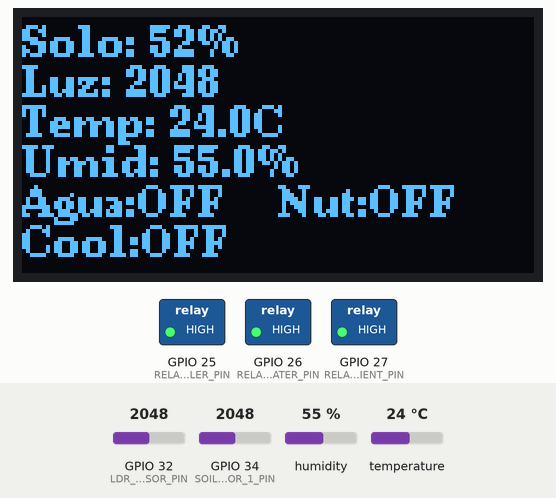
This program was run on a simulated ESP32. Parts: 128×64 one-colour display, switched loads named in the program (green lamp = pin HIGH). Inputs (shaded band) come from the test bench; at power-on: temperature 24 °C, GPIO 34 (SOIL_SENSOR_1_PIN) = 2048, GPIO 32 (LDR_SENSOR_PIN) = 2048, humidity 55 %. What the program prints to the serial monitor is not drawn.

Above: at 1.3 s.
1.4 s: temperature set to 28 °C
At 2.9 s:
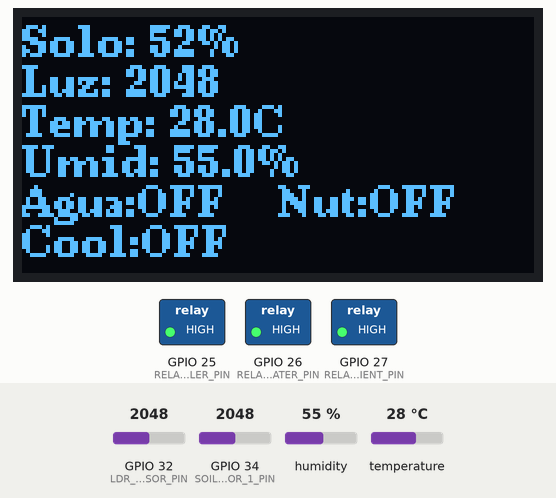
4.2 s: temperature set to 31 °C
At 5.3 s:
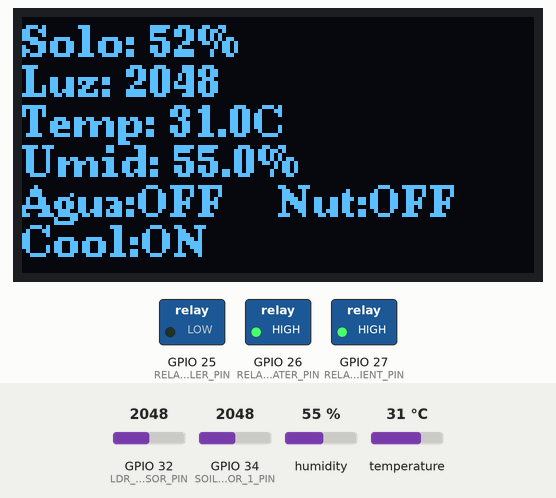
7.0 s: GPIO 34 (SOIL_SENSOR_1_PIN) set to 2333
At 9.0 s:
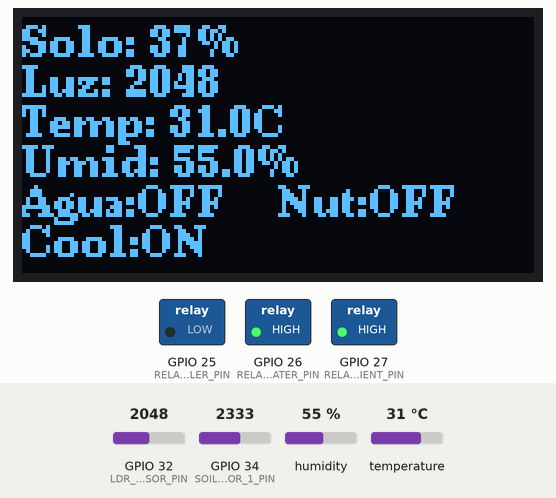
9.9 s: GPIO 34 (SOIL_SENSOR_1_PIN) set to 2413
At 11.5 s:
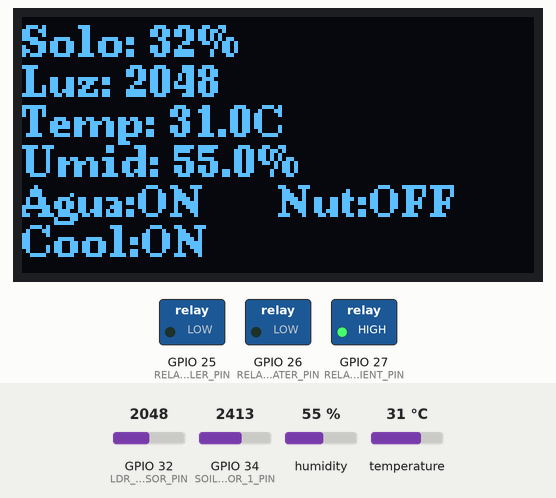
12.7 s: GPIO 32 (LDR_SENSOR_PIN) set to 1960
At 15.1 s:
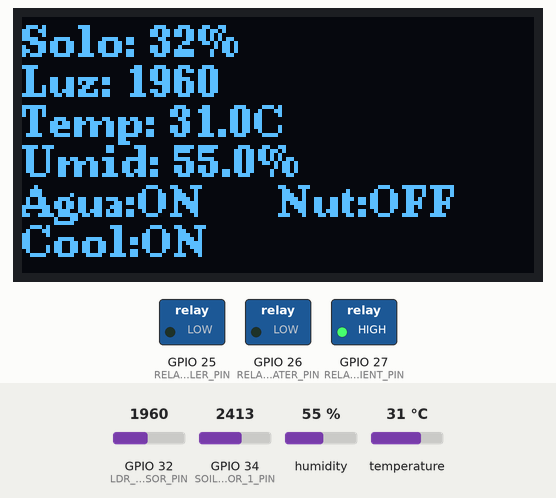
18.8 s: humidity set to 22 %
At 21.2 s:
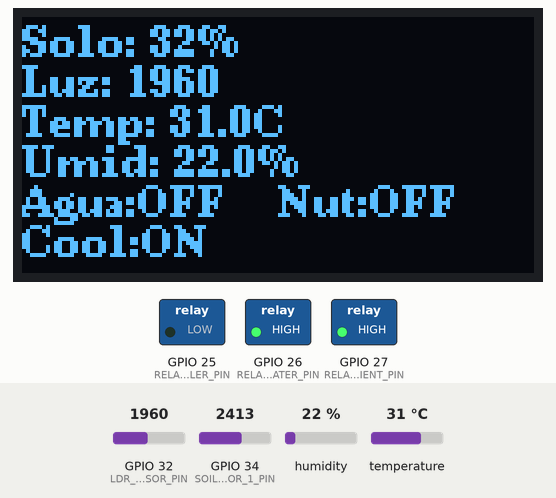
Timing chart, 0 to 22.7 s (numbered marks = the images above; inputs shaded):
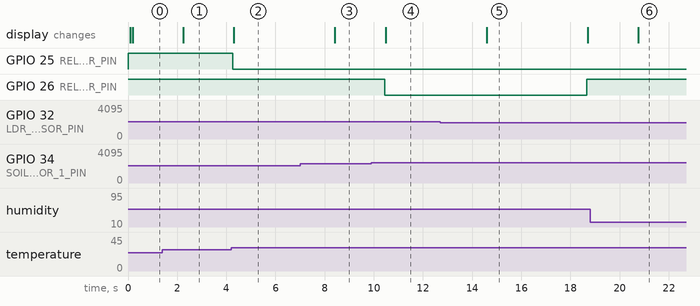

Measured:
- the behaviour switches between 29 and 30 °C on temperature (found by bisection; images 1 and 2)
- the behaviour switches between 2370 and 2371 on GPIO 34 (SOIL_SENSOR_1_PIN) (found by bisection; images 3 and 4)
- after the input at 1.4 s, the display: changes after 0.84 s (image 1)
- after the input at 4.2 s, GPIO 25 (RELAY_COOLER_PIN): HIGH → LOW after 0.07 s; the display: changes after 0.10 s (image 2)
- after the input at 7.0 s, the display: changes after 1.4 s (image 3)
- after the input at 9.9 s, GPIO 26 (RELAY_WATER_PIN): HIGH → LOW after 0.54 s; the display: changes after 0.58 s (image 4)
- after the input at 12.7 s, the display: changes after 1.9 s (image 5)
- after the input at 18.8 s, the display: changes after 2.0 s (image 6)

The program:

main.cpp
```cpp
#include <Arduino.h>

#include "config/pins.h"
#include "config/system_config.h"

#include "sensors/soil_sensor.h"
#include "sensors/light_sensor.h"
#include "sensors/climate_sensor.h"

#include "display/display_manager.h"

#include "actuators/irrigation.h"
#include "core/controller.h"

// =====================
// SENSORES
// =====================
SoilSensor soil1(SOIL_SENSOR_1_PIN, SOIL_DRY, SOIL_WET);
LightSensor ldr(LDR_SENSOR_PIN);
ClimateSensor dht(DHT_PIN);

// =====================
// DISPLAY
// =====================
DisplayManager display;

// =====================
// ATUADORES
// =====================
Irrigation waterPump(RELAY_WATER_PIN);
Irrigation nutrientPump(RELAY_NUTRIENT_PIN);
Irrigation cooler(RELAY_COOLER_PIN);

// =====================
// CONTROLLER
// =====================
Controller controller(SOIL_MIN, SOIL_MAX, SOIL_CRITICAL, LIGHT_THRESHOLD);

// =====================
// ESTADOS
// =====================
bool waterState = false;
bool nutrientState = false;
bool coolerState = false;

// =====================
// CONTROLE DE TEMPO (ÁGUA)
// =====================
unsigned long waterStartTime = 0;
unsigned long waterCooldownTime = 0;

unsigned long waterDuration = 5000; // duração dinâmica
const unsigned long WATER_COOLDOWN = 10000;

bool waterRunning = false;

// =====================
// HISTERESIS (ÁGUA)
// =====================
bool irrigationNeeded = false;

// =====================
// CONTROLE DE TEMPO (NUTRIENTE)
// =====================
unsigned long nutrientStartTime = 0;
unsigned long nutrientCooldownTime = 0;

const unsigned long NUTRIENT_DURATION = 3000;
const unsigned long NUTRIENT_COOLDOWN = 20000;

bool nutrientRunning = false;

void setup() {
    Serial.begin(115200);

    waterPump.begin();
    nutrientPump.begin();
    cooler.begin();

    dht.begin();
    display.begin();

    Serial.println("Sistema iniciado - V2 Etapa 5");
}

void loop() {

    // =====================
    // LEITURA DOS SENSORES
    // =====================
    float soil = soil1.readPercentage();
    int light = ldr.readRaw();
    float temp = dht.readTemperature();
    float hum = dht.readHumidity();

    // =====================
    // TEMPO GLOBAL (FIXO)
    // =====================
    unsigned long now = millis(); // 🔥 usado no sistema inteiro

    // =====================
    // AJUSTE INTELIGENTE (ÁGUA)
    // =====================
    if (temp >= 30) {
        waterDuration = 7000;
    }
    else if (temp <= 20) {
        waterDuration = 3000;
    }
    else {
        waterDuration = 5000;
    }

    Serial.println("----- SISTEMA -----");

    if (soil >= 0 && light >= 0) {

        Serial.printf("Solo: %.2f %%\n", soil);
        Serial.printf("Luz: %d\n", light);
        Serial.printf("Temp: %.2f C\n", temp);
        Serial.printf("Umid: %.2f %%\n", hum);

        // =====================
        // HISTERESIS DA IRRIGAÇÃO
        // =====================
        if (soil >= 0) { // 🔥 evita erro com leitura inválida
            if (soil < SOIL_MIN) {
                irrigationNeeded = true;
            }
            else if (soil > SOIL_MAX) {
                irrigationNeeded = false;
            }
        }

        // =====================
        // CONTROLE ÁGUA COM TEMPO
        // =====================
        if (irrigationNeeded && !waterRunning && (now - waterCooldownTime >= WATER_COOLDOWN)) {
            waterPump.turnOn();
            waterState = true;
            waterRunning = true;
            waterStartTime = now;

            Serial.println("Bomba de ÁGUA LIGADA (tempo controlado)");
        }

        if (waterRunning && (now - waterStartTime >= waterDuration)) {
            waterPump.turnOff();
            waterState = false;
            waterRunning = false;
            waterCooldownTime = now;

            Serial.println("Bomba de ÁGUA DESLIGADA (fim do ciclo)");
        }

        // =====================
        // CONTROLE NUTRIENTE COM TEMPO
        // =====================
        bool nutrient = controller.shouldNutrient(soil, light);

        if (nutrient && !nutrientRunning && (now - nutrientCooldownTime >= NUTRIENT_COOLDOWN)) {
            nutrientPump.turnOn();
            nutrientState = true;
            nutrientRunning = true;
            nutrientStartTime = now;

            Serial.println("Bomba de NUTRIENTE LIGADA (tempo controlado)");
        }

        if (nutrientRunning && (now - nutrientStartTime >= NUTRIENT_DURATION)) {
            nutrientPump.turnOff();
            nutrientState = false;
            nutrientRunning = false;
            nutrientCooldownTime = now;

            Serial.println("Bomba de NUTRIENTE DESLIGADA (fim do ciclo)");
        }

    } else {
        Serial.println("Erro leitura sensores");
    }

    // =====================
    // CONTROLE COOLER
    // =====================
    bool cool = controller.shouldCool(temp);

    if (cool && !coolerState) {
        cooler.turnOn();
        coolerState = true;
        Serial.println("COOLER LIGADO");
    }

    if (!cool && coolerState) {
        cooler.turnOff();
        coolerState = false;
        Serial.println("COOLER DESLIGADO");
    }

    // =====================
    // STATUS SERIAL
    // =====================
    Serial.printf("Estado Agua: %s\n", waterState ? "ON" : "OFF");
    Serial.printf("Estado Nutriente: %s\n", nutrientState ? "ON" : "OFF");
    Serial.printf("Estado Cooler: %s\n", coolerState ? "ON" : "OFF");

    Serial.println("-------------------\n");

    // =====================
    // DISPLAY
    // =====================
    display.showData(soil, light, temp, hum, waterState, nutrientState, coolerState);

    delay(2000);
}
```

irrigation.cpp
```cpp
#include "irrigation.h"
#include <Arduino.h>

Irrigation::Irrigation(int pin, bool activeLow) {
    this->pin = pin;
    this->activeLow = activeLow;
}

void Irrigation::begin() {
    pinMode(pin, OUTPUT);
    turnOff();
}

void Irrigation::turnOn() {
    digitalWrite(pin, activeLow ? LOW : HIGH);
}

void Irrigation::turnOff() {
    digitalWrite(pin, activeLow ? HIGH : LOW);
}
```

irrigation.h
```cpp
#pragma once

class Irrigation {
private:
    int pin;
    bool activeLow;

public:
    Irrigation(int pin, bool activeLow = true);
    void begin();
    void turnOn();
    void turnOff();
};
```

controller.cpp
```cpp
#include "controller.h"

Controller::Controller(float minS, float maxS, float critS, int lightT) {
    minSoil = minS;
    maxSoil = maxS;
    criticalSoil = critS;
    lightThreshold = lightT;
}

bool Controller::shouldWater(float soil) {
    if (soil < minSoil) return true;
    if (soil > maxSoil) return false;
    return false;
}

bool Controller::shouldNutrient(float soil, int light) {
    if (soil < criticalSoil && light > lightThreshold) {
        return true;
    }
    return false;
}

bool Controller::shouldCool(float temperature) {
    static bool coolerOn = false;

    if (temperature >= 30) {
        coolerOn = true;
    }
    else if (temperature <= 27) {
        coolerOn = false;
    }

    return coolerOn;
}
```

controller.h
```cpp
#pragma once

class Controller {
private:
    float minSoil;
    float maxSoil;
    float criticalSoil;
    int lightThreshold;

    public:
    Controller(float minS, float maxS, float critS, int lightT);

    bool shouldWater(float soil);
    bool shouldNutrient(float soil, int light);
    bool shouldCool(float temperature);
};
```

display_manager.cpp
```cpp
#include "display_manager.h"
#include <Arduino.h>
#include <U8g2lib.h>
#include <Wire.h>
#include "config/pins.h"  // usa pinos centralizados

// Instância do display OLED (I2C hardware)
U8G2_SSD1306_128X64_NONAME_F_HW_I2C u8g2(U8G2_R0);

void DisplayManager::begin() {
    // Inicializa comunicação I2C com pinos definidos
    Wire.begin(SDA_PIN, SCL_PIN);
    delay(100); // tempo para estabilizar

    // Testa se o display responde no endereço 0x3C
    Wire.beginTransmission(0x3C);
    if (Wire.endTransmission() == 0) {
        u8g2.begin();
        initialized = true;
        Serial.println("Display detectado (0x3C)");
    } else {
        Serial.println("Display NÃO encontrado");
        initialized = false;
    }
}

void DisplayManager::showData(float soil, int light, float temp, float hum, bool water, bool nutrient, bool cooler) {
    // Se não inicializou, não tenta desenhar (evita travamento)
    if (!initialized) return;

    u8g2.clearBuffer(); // limpa tela

    u8g2.setFont(u8g2_font_ncenB08_tr);

    // 📊 Dados dos sensores
    u8g2.setCursor(0,10);
    u8g2.printf("Solo: %.0f%%", soil);

    u8g2.setCursor(0,20);
    u8g2.printf("Luz: %d", light);

    u8g2.setCursor(0,30);
    u8g2.printf("Temp: %.1fC", temp);

    u8g2.setCursor(0,40);
    u8g2.printf("Umid: %.1f%%", hum);

    // ⚙️ Estados dos atuadores
    u8g2.setCursor(0,50);
    u8g2.printf("Agua:%s", water ? "ON" : "OFF");

    u8g2.setCursor(64,50);
    u8g2.printf("Nut:%s", nutrient ? "ON" : "OFF");

    // 🔥 NOVO: estado do cooler
    u8g2.setCursor(0,60);
    u8g2.printf("Cool:%s", cooler ? "ON" : "OFF");

    u8g2.sendBuffer(); // envia para tela
}
```

display_manager.h
```cpp
#pragma once

class DisplayManager {
private:
    bool initialized = false;

public:
    void begin();
    void showData(float soil, int light, float temp, float hum, bool water, bool nutrient, bool cooler);
};
```

climate_sensor.cpp
```cpp
#include "climate_sensor.h"
#include <Arduino.h>
#include <DHT.h>

#define DHTTYPE DHT11

static DHT* dht;

ClimateSensor::ClimateSensor(int pin) {
    this->pin = pin;
    dht = new DHT(pin, DHTTYPE);
}

void ClimateSensor::begin() {
    dht->begin();
}

float ClimateSensor::readTemperature() {
    float t = dht->readTemperature();
    if (isnan(t)) return -1;
    return t;
}

float ClimateSensor::readHumidity() {
    float h = dht->readHumidity();
    if (isnan(h)) return -1;
    return h;
}
```

climate_sensor.h
```cpp
#pragma once

class ClimateSensor {
private:
    int pin;

public:
    ClimateSensor(int pin);
    void begin();
    float readTemperature();
    float readHumidity();
};
```

light_sensor.cpp
```cpp
#include "light_sensor.h"
#include <Arduino.h>

LightSensor::LightSensor(int pin) {
    this->pin = pin;
}

int LightSensor::readRaw() {
    int value = analogRead(pin);

    if (value < 0 || value > 4095) {
        return -1;
    }

    return value;
}
```

light_sensor.h
```cpp
#pragma once

class LightSensor {
private:
    int pin;

public:
    LightSensor(int pin);
    int readRaw();
};
```

soil_sensor.cpp
```cpp
#include "soil_sensor.h"
#include <Arduino.h>

SoilSensor::SoilSensor(int pin, int dry, int wet) {
    this->pin = pin;
    this->dryValue = dry;
    this->wetValue = wet;
}

float SoilSensor::readPercentage() {
    int raw = analogRead(pin);

    if (raw < 0 || raw > 4095) {
        return -1;
    }

    float percentage = map(raw, dryValue, wetValue, 0, 100);
    percentage = constrain(percentage, 0, 100);

    return percentage;
}
```

soil_sensor.h
```cpp
#pragma once

class SoilSensor {
private:
    int pin;
    int dryValue;
    int wetValue;

public:
    SoilSensor(int pin, int dry, int wet);
    float readPercentage();
};
```

error_handler.cpp
```cpp

```

logger.cpp
```cpp

```

pins.h
```cpp
#pragma once

// Sensores
#define SOIL_SENSOR_1_PIN 34
#define SOIL_SENSOR_2_PIN 35
#define LDR_SENSOR_PIN    32
#define DHT_PIN           4

// I2C
#define SDA_PIN 21
#define SCL_PIN 22

// Relés
#define RELAY_WATER_PIN     26
#define RELAY_NUTRIENT_PIN  27
#define RELAY_COOLER_PIN 25
```

system_config.h
```cpp
#pragma once

#define SOIL_DRY 3000
#define SOIL_WET 1200

// Controle de irrigação
#define SOIL_MIN 35.0
#define SOIL_MAX 45.0

// Nutriente
#define SOIL_CRITICAL 30.0
#define LIGHT_THRESHOLD 2000
```
